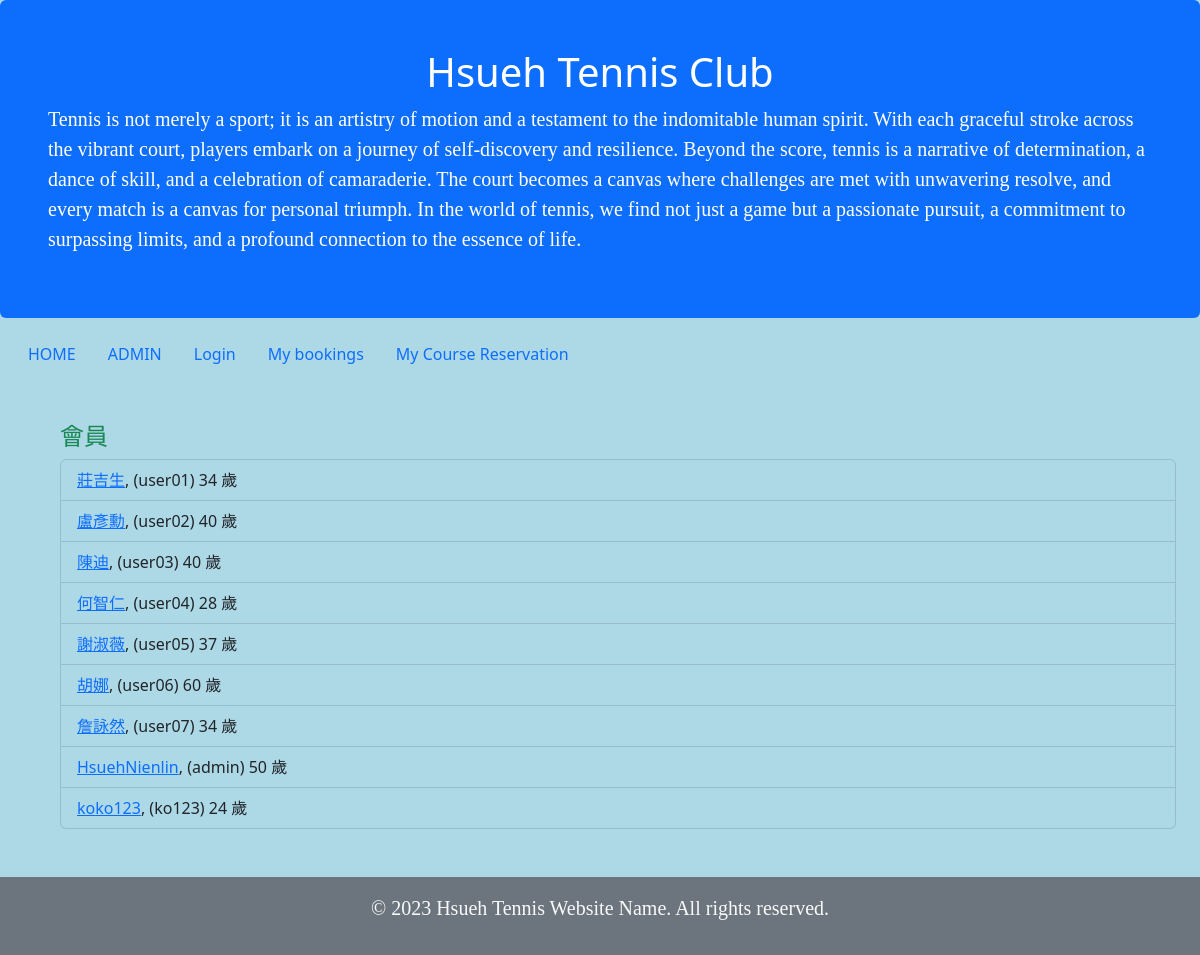
Page /members/ on the earlier database version.
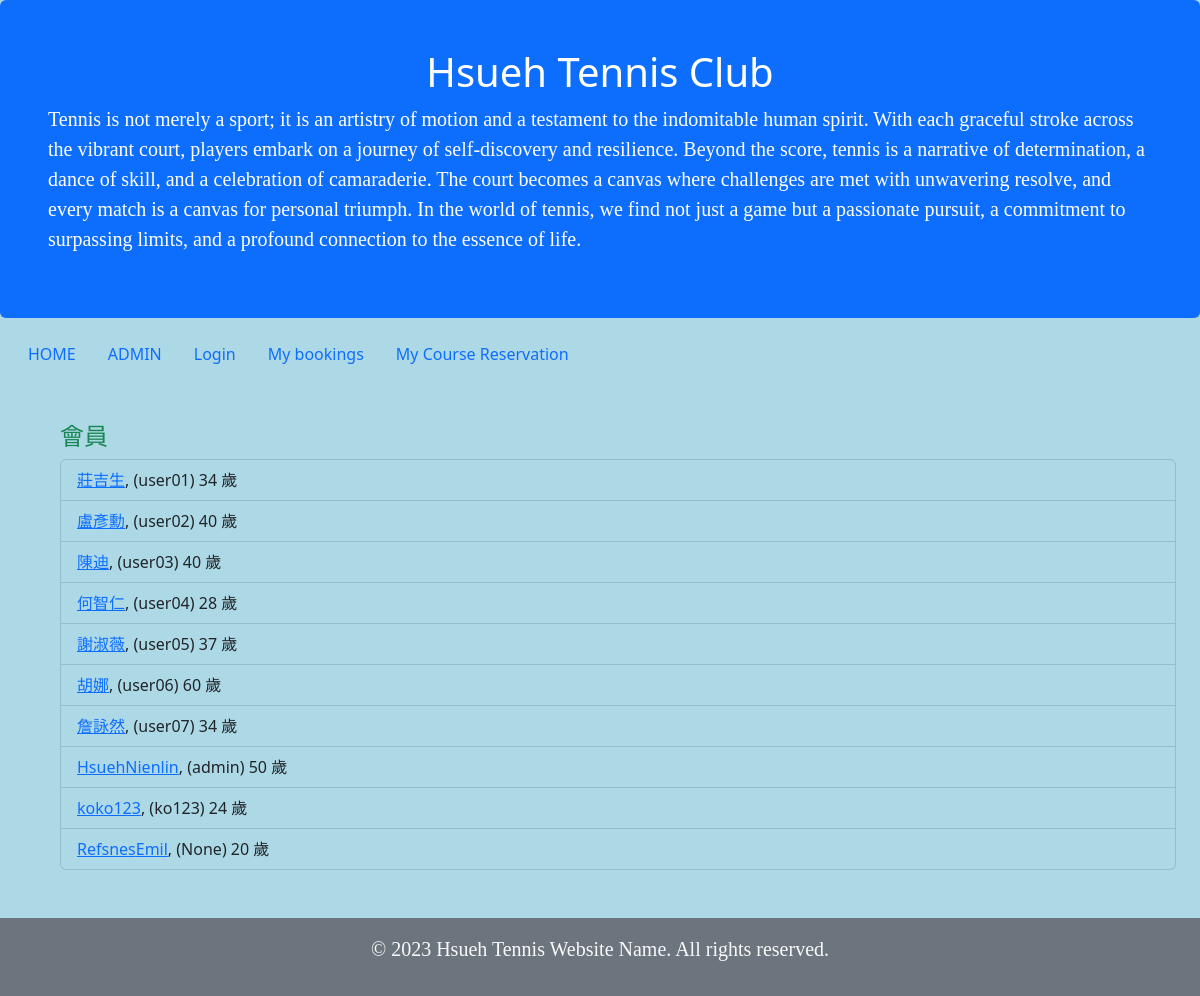
Same page on the later database version.
### members/models.py (models this page shows, shortened)
class Member(models.Model):
    user = models.OneToOneField(User, on_delete=models.CASCADE, default= None, blank=True, null=True)
    firstname = models.CharField(max_length=255)
    lastname = models.CharField(max_length=255)
    phone = models.IntegerField(null=True)
    joined_date = models.DateField(null=True)
    age = models.IntegerField(default=20)

### members/views.py (the view)
# urls.py: path('members/', views.members, name='members'),
def members(request):
    mymembers = Member.objects.all()
    template = loader.get_template('all_members.html')
    context = {
      'mymembers': mymembers,
    }
    return HttpResponse(template.render(context, request))

### members/templates/all_members.html (shortened to what this page needs)
{% extends "master.html" %}
{% block content %}
<div class='container m-5'>
  <h4 class='text-success'>會員</h4>
      <ul class="list-group">
        {% for x in mymembers %}
          <li class="list-group-item  bg-transparent"><a href="details/{{ x.id }}">{{ x.lastname }}{{ x.firstname }}</a>, ({{ x.user }}) {{x.age}} 歲</li>
        {% endfor %}
      </ul>
</div>
{% endblock %}

Differences in the rows shown:
added Member: lastname "Refsnes", firstname "Emil", user "None", age "20"
